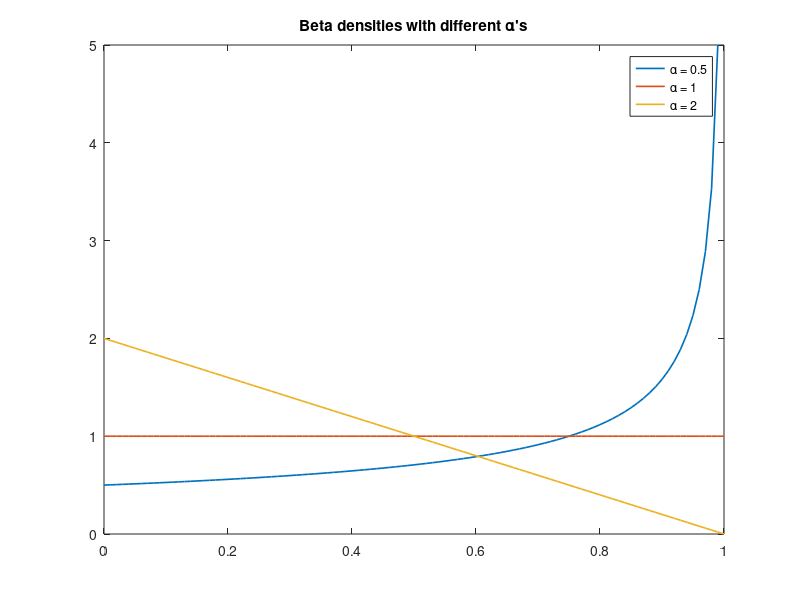

This chart was generated by the following MATLAB code: (Note: this script raises an error after producing the figure.)
%% Part 1: looking at Beta distributions

dx = 0.01;
x = 0:dx:1;

% we plot Beta(1,a) for a few different a's
plot(x,betapdf(x,1,0.5),'linewidth',1.2)
hold on
plot(x,betapdf(x,1,1),'linewidth',1.2)
hold on
plot(x,betapdf(x,1,2),'linewidth',1.2)
hold off
title('Beta densities with different \alpha''s')
legend('\alpha = 0.5','\alpha = 1','\alpha = 2')

%% Part 2: Stick Breaking Construction

iter = 30;
alpha = 6;

dx = 0.001;
x = 0:dx:1;


stick = 1;
len = 0;

for k=1:iter
    rho = betarnd(1,alpha);
    newseg = stick*rho;
    plot(x, line(x, len, len + newseg, iter - k + 1), '.')
    set(gca,'ytick',[])
    ylim([0.01 iter + 1.1])
    xlim([0 1])
    hold on
    xline(len+newseg);
    hold on
    len = len + newseg;
    stick = stick - newseg;
end

%% Part 3: Resulting Distribution

iter = 100;
alpha = 3;
pi = zeros(1,iter);
phi = zeros(1,iter);

dx = 0.0001;
x = -2:dx:2;

stick = 1;
for k=1:iter
    rho = betarnd(1,alpha);
    pi(k) = stick*rho;
    stick = stick - stick*rho;
    phi(k) = normrnd(0,1); % standard normal as base distribution
end

phi = round(phi,4);
for i=1:length(phi)
    y = dirac(x - phi(i));
    idx = y == Inf;
    y(idx) = pi(i); 
    stem(x,y,'color',[0, 0.4470, 0.7410])
    xlim([-3 3])
    ylim([0.0001 0.3])
    hold on
end

function r = line(x, a, b, v)
r = zeros(1,length(x));
for i=1:length(x)
    if a < x(i) && x(i) < b, r(i) = v;
    else, r(i) = 0;
    end
end
end